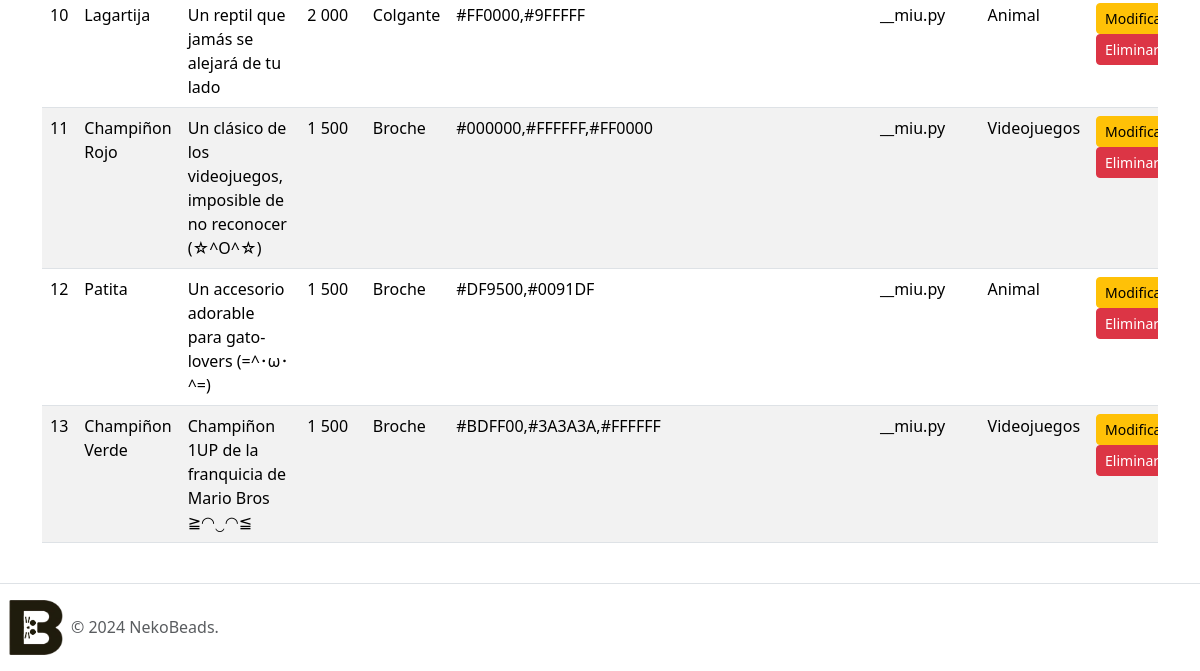
The app's page /listar-productos/ (signed in, lower part), older data.
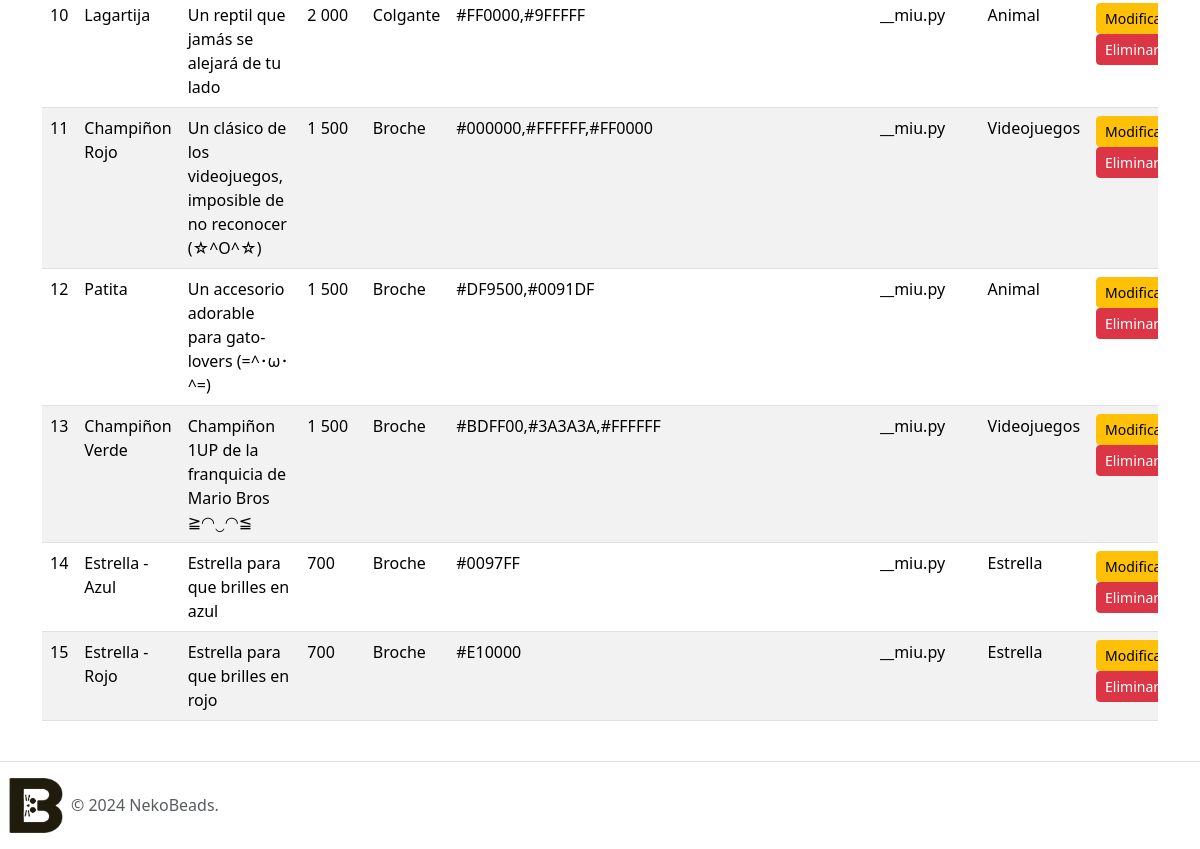
The same page, newer data.
### nekoBeansWeb/models.py (models this page shows, shortened)
class Producto(models.Model):
    titulo = models.CharField(max_length=20)
    descripcion = models.CharField(max_length=100)
    precio = models.IntegerField()
    tipo_modo_uso = models.IntegerField(choices=tipo_uso, default=1)
    colores = models.CharField(max_length=200)
    creador = models.CharField(max_length=20)
    categoria = models.CharField(max_length=20)
    imagen = models.ImageField(upload_to="productos", null=True)
    @property
    def nombre_modo_uso(self):
        return dict(tipo_uso).get(self.tipo_modo_uso, "Desconocido")

### nekoBeansWeb/views.py (the view)
# urls.py: path('listar-productos/', listar_productos, name='listar_productos'),
@permission_required('nekoBeansWeb.view_producto')
def listar_productos(request):
    productos = Producto.objects.all()
    data = {
        'productos': productos
    }
    return render(request, 'nekoBeansWeb/producto/listar.html', data)

### nekoBeansWeb/templates/nekoBeansWeb/producto/listar.html (shortened to what this page needs)
{% extends 'nekoBeansWeb/narvar_footer.html' %}
{% load static %}
{% block contenido %}
<div class="container mt-4">
    <div class="row">
        <div class="col-md-12">
            <div class="table-responsive">
                <table class="table table-hover table-striped">
                    <tbody>
                        {% for producto in productos %}
                            <tr>
                                <td>{{ forloop.counter }}</td>
                                <td>{{ producto.titulo }}</td>
                                <td>{{ producto.descripcion }}</td>
                                <td>{{ producto.precio }}</td>
                                <td>{{ producto.nombre_modo_uso }}</td>
                                <td>{{ producto.colores }}</td>
                                <td>{{ producto.creador }}</td>
                                <td>{{ producto.categoria }}</td>
                                <td>
                                    <a href="{% url 'modificar_producto' producto.id %}" class="btn btn-sm btn-warning">Modificar</a>
                                    <a href="{% url 'eliminar_producto' producto.id %}" class="btn btn-sm btn-danger delete-btn">Eliminar</a>
                                </td>
                            </tr>
                        {% empty %}
                            <tr>
                                <td colspan="9" class="text-center">No hay productos disponibles.</td>
                            </tr>
                        {% endfor %}
                    </tbody>
                </table>
            </div>
        </div>
    </div>
</div>
{% endblock %}

Row changes from the older to the newer data that the page shows:
added Producto: titulo "Estrella - Azul", descripcion "Estrella para que brilles en azul", precio "700", nombre_modo_uso "Broche", colores "#0097FF", creador "__miu.py", categoria "Estrella"
added Producto: titulo "Estrella - Rojo", descripcion "Estrella para que brilles en rojo", precio "700", nombre_modo_uso "Broche", colores "#E10000", creador "__miu.py", categoria "Estrella"
